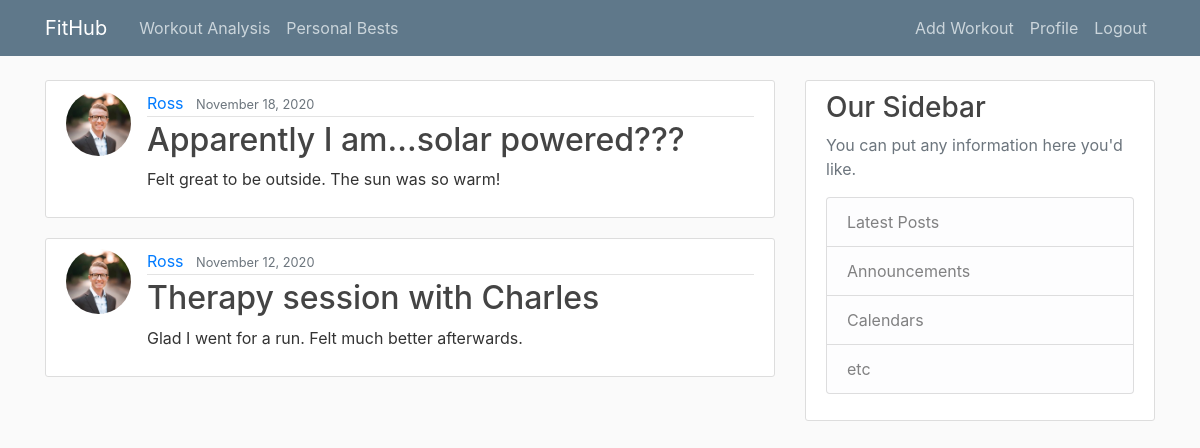
The app's page / (signed in) with its own data.
### blog/models.py (models this page shows, shortened)
class Workout(models.Model):
    date = models.DateTimeField(default=timezone.now)
    start_time = models.DateTimeField(default=timezone.now)
    end_time = models.DateTimeField(default=timezone.now)
    title = models.CharField(max_length=75)
    description = models.TextField()
    class SportChoices(models.TextChoices):
        CYCLING = 'Cycling', _('Cycling')
        HIKING = 'Hiking', _('Hiking')
        LIFTING = 'Lifting Weights', _('Lifting Weights')
        RUNNING = 'Running', _('Running')
        SWIMMING = 'Swimming', _('Swimming')
        WALKING = 'Walking', _('Walking')
        YOGA = 'Yoga', _('Yoga')
    sport = models.CharField(
        max_length=15,
        choices=SportChoices.choices,
        default=SportChoices.RUNNING,
        blank=False
    )
    class TypeChoices(models.TextChoices):
        DISTANCE = 'Distance', _('Distance')
        INTERVAL = 'Interval', _('Interval')
        NONE = 'None', _('None')
        RACE = 'Race', _('Race')
        STRESS = 'Stress Relief', _('Stress Relief')
        TYPE_WORKOUT = 'Workout', _('Workout')
    type = models.CharField(
        max_length=15,
        choices=TypeChoices.choices,
        default=TypeChoices.NONE,
        blank=False
    )
    distance = models.DecimalField(max_digits=5, decimal_places=2)
    class MetChoices(models.TextChoices):
        EASY = 'Easy', _('Easy')
        MODERATE = 'Medium', _('Moderate')
        HARD = 'Hard', _('Hard')
    workout_intensity = models.CharField(
        max_length=10,
        choices=MetChoices.choices,
        default=MetChoices.MODERATE,
        blank=False
    )
    athlete = models.ForeignKey(User, on_delete=models.CASCADE)

### users/models.py (models this page shows, shortened)
class Profile(models.Model):
	user = models.OneToOneField(User, on_delete = models.CASCADE)
	image = models.ImageField(default='default.jpg', upload_to='profile_pics')

### blog/views.py (the view)
# urls.py: path("",PostListView.as_view(), name="blog-overview"), ## .as_view converts in actual view
class PostListView(ListView):
    model = Workout  # What model to query to create list
    template_name = 'blog/overview.html'  # <app>/<model>_<viewtype>.html -> thats where it looks for by default
    context_object_name = 'workouts'  # normally it would look after "object list" by default to loop over so we have to rename it
    ordering = ['-date']  # - goes from newest to oldest; without it goes from oldest to newest
    paginate_by = 5

### blog/templates/blog/overview.html (shortened to what this page needs)
{% extends "blog/base.html" %}
	{% block content %}
	    {% for workout in workouts %}
	    	<article class="media content-section">
	    		<img class="rounded-circle article-img" src="{{workout.athlete.profile.image.url}}">
			  <div class="media-body">
			    <div class="article-metadata">
			      <a class="mr-2" href="{% url 'user-posts' workout.athlete.username %}">{{ workout.athlete }}</a>
			      <small class="text-muted">{{ workout.date | date:"F d, Y" }}</small>
			    </div>
			    <h2><a class="article-title" href="{% url 'workout-detail' workout.id%}">{{ workout.title }}</a></h2>
			    <p class="article-content">{{ workout.description }}</p>
			  </div>
			</article>
	    {% endfor %}
{% endblock content %}

### blog/static/blog/main.css (style rules this page uses)
body { background: #fafafa; color: #333333; margin-top: 5rem; }
h1, h2, h3, h4, h5, h6 { color: #444444; }
.content-section { background: #ffffff; padding: 10px 20px; border: 1px solid #dddddd; border-radius: 3px; margin-bottom: 20px; }
.article-title { color: #444444; }
.article-content { white-space: pre-line; }
.article-img { height: 65px; width: 65px; margin-right: 16px; }
.article-metadata { padding-bottom: 1px; margin-bottom: 4px; border-bottom: 1px solid #e3e3e3 }

### records on screen
Workout: athlete.profile.image (picture), athlete "Ross", date "November 18, 2020", title "Apparently I am...solar powered???", description "Felt great to be outside. The sun was so warm!"
Workout: athlete.profile.image (picture), athlete "Ross", date "November 12, 2020", title "Therapy session with Charles", description "Glad I went for a run. Felt much better afterwards."
